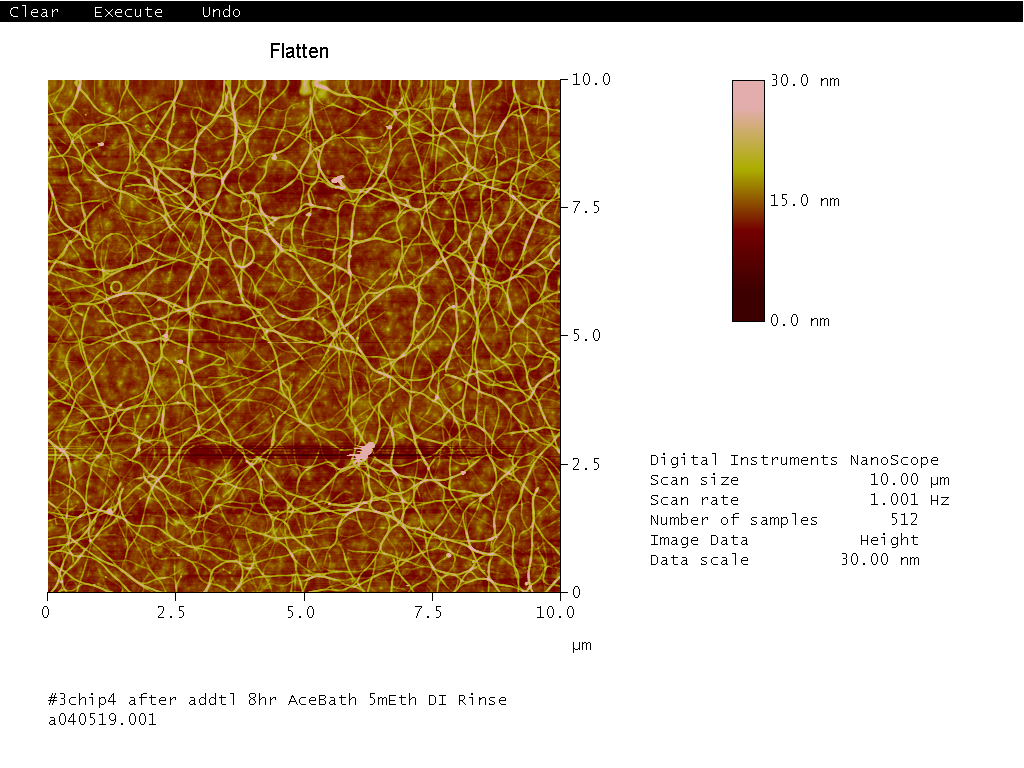
#> input picture examples/image_analyzer_examples/a040519001.tif, 1024 x 768 px
$ python pixel_uniformity_analysis_v1_preset_position.py
#> lines starting #> are read from the running program, lines starting #| are printed output that depends on the picture; after the words box and inside, x2 and y2 are one past the last pixel; in counts of white or black regions, pixels touching at a corner belong together
import sys
import os
from os import listdir
from os.path import isfile, join
import cv2
import numpy as np
from matplotlib import pyplot as plt
from matplotlib import axes
import matplotlib.image as mpimg
import math
import cv2
import re
import skimage
import skimage.feature
import skimage.viewer
import imutils
from skimage.measure import label, regionprops
from scipy.ndimage import label
from skimage import measure
import openpyxl
from openpyxl.drawing.image import Image
import tkinter.filedialog


class ImageProcess:
    def image_select_by_threshold(img):
        # Take one of R/G/B pixel values and binarize by thresholding

        img = cv2.adaptiveThreshold(img, 255, cv2.ADAPTIVE_THRESH_MEAN_C, cv2.THRESH_BINARY, 9, 0)
        img = cv2.GaussianBlur(img, (3, 3), 0) # was (9,9) before

        ret, img = cv2.threshold(img, 0, 255, cv2.THRESH_BINARY+cv2.THRESH_OTSU)

        img = (img==255) # Change img_i to True/False arrays
        return img

    def image_select_by_color(img, img_original_RGB, i):
        # Find which color is maximum on each pixel, and if the color matches the selected color, return True on that pixel.
        # Otherwise False on all the pixels.
        # Output is the True/False arrays
        img = np.zeros(np.shape(img))
        for n in range(0, np.shape(img)[0]):
            for m in range(0, np.shape(img)[1]):
                img[n,m] = (max(img_original_RGB[n,m,:]) == img_original_RGB[n,m,i])
        img = (img==1)

        return img

    def detect_pixel_boxes(img):
        # Find all bouding box of all features on the image
        # Return list of locations of the bouding boxes
        labeled_array, num_features = label(img)
        properties = measure.regionprops(labeled_array)
        # valid_label = set()
        bbox_list = []
        for prop in properties:
            if prop.area>700:
                # valid_label.add(prop.label)
                bbox_list.append(prop.bbox)
        return bbox_list


def uniformity_cal(values):
    # Calculate and return uniformity from list of pixel values
    avg = np.average(values)
    std = np.std(values)
    uniformity = 100*(1-(std/avg))
    return uniformity

def pixel_value_from_bbox(bbox_list, img_o, img_gray):
    # Takes bounding box list and image and return pixel values and the image showing boxes
    pixel_value = np.zeros(len(bbox_list))
    k=0
    for bbox in bbox_list:
        h = (bbox[2] - bbox[0])*0.25
        w = (bbox[3] - bbox[1])*0.3
        min_row = round(bbox[0]+h)
        min_col = round(bbox[1]+w)
        max_row = round(bbox[2]-h)
        max_col = round(bbox[3]-w)
        img_ind = img_gray[min_row:max_row, min_col:max_col]
        circle_detect = cv2.HoughCircles(cv2.blur(img_ind,(3,3)), \
        cv2.HOUGH_GRADIENT, 1.5, 1, param1 = 100, param2 = 0.5, minRadius = 1, maxRadius =-1)
        circle_detect = None
        if circle_detect is not None:
            ret, img_ind = cv2.threshold(img_ind, 0, 255, cv2.THRESH_BINARY+cv2.THRESH_OTSU)
            ind_pixel_value=[]
            for row in range(min_row, max_row):
                for col in range(min_col, max_col):
                    if img_ind[row-min_row,col-min_col] == 255:
                        img_o[row, col] = [0,0,0]
                        ind_pixel_value.append(img_gray[row,col])
            pixel_value[k] = round(np.average(ind_pixel_value))
        else:
            pixel_value[k] = round(np.average(img_gray[min_row:max_row, min_col:max_col]))
            for row in range(min_row, max_row):
                for col in range(min_col, max_col):
                    img_o[row, col] = [0,0,0]
        k += 1
    return pixel_value, img_o


def detect_calculate_pixel(img, i, preset_bbox):
    # Takes image and color (R/G/B) and returns filtered image and average pixel values on the box
    # i = 0, 1, 2 for R, G, B respectively
    img_i = img[:,:,i]
    img_o = img.copy()
    img_gray = cv2.cvtColor(img, cv2.COLOR_RGB2GRAY)
    # Seleting from image thresholding
    img_i_th = ImageProcess.image_select_by_threshold(img_gray)
    # Selecting from maximum color (R/G/B)
    img_i_co = ImageProcess.image_select_by_color(img_i, img, i)
    img_i = np.bitwise_and(img_i_co, img_i_th)

    # [16 lines of commented-out code are left out]

    if preset_bbox == []:
        preset_bbox = ImageProcess.detect_pixel_boxes(img_i)

    pixel_value, img_o = pixel_value_from_bbox(preset_bbox, img_o, img_gray)

    return img_o, pixel_value, preset_bbox


def detect_calculate_pixel_2(img, i):
    # All pixels
    img_i = img[:,:,i]
    img_gray = cv2.cvtColor(img, cv2.COLOR_RGB2GRAY)
    # img_R = cv2.GaussianBlur(img_R, (25, 25), 0)
    img_i_th = ImageProcess.image_select_by_threshold(img_i)
    img_i_co = ImageProcess.image_select_by_color(img_i, img, i)
    img_i = np.bitwise_and(img_i_co, img_i_th)
    bbox_list = ImageProcess.detect_pixel_boxes(img_i)
    labeled_array, num_features = label(img_i)
    properties = measure.regionprops(labeled_array)
    img_i = np.zeros(np.shape(img_i), dtype = bool)
    valid_label = set()
    bbox_list = []
    coords_list = []
    for prop in properties:
        if prop.area>750:
            valid_label.add(prop.label)
            bbox_list.append(prop.bbox)
            coords_list.append(prop.coords)
    img_i = np.in1d(labeled_array, list(valid_label)).reshape(np.shape(labeled_array))
    img_o = img.copy()
    pixel_value = np.zeros(len(coords_list))
    p=0
    for coords in coords_list:
        pixel_ind_value = np.zeros(len(coords))
        k=0
        for coord in coords:
            img_o[coord[0], coord[1]] = [0,0,0]
            pixel_ind_value[k] = img_gray[coord[0], coord[1]]
            k+=1
        pixel_value[p] = round(np.average(pixel_ind_value))
        p+=1
    return img_o, pixel_value

def flatten(list_in):
    return [item for elem in list_in for item in elem]


root = tkinter.Tk()
# path = tkinter.filedialog.askdirectory(parent=root, initialdir="/", title='Select Folder')
ref_file = tkinter.filedialog.askopenfilename()
#> the answer given: examples/image_analyzer_examples/a040519001.tif
root.withdraw()
# pathstr = r"C:\Users\bisch\Desktop\Mattrix\QVGA Panel\JSR QVGA Panel\JSR QVGA #12_sprayed\after encap_photos\microscope pixels\test".replace("\\","/")
# path = os.path.abspath(pathstr)

ref_filename = ref_file.split('/').pop()
path = ref_file.replace(ref_filename,'')

# Read all files in the folder
allfiles = [f for f in listdir(path) if isfile(join(path,f))]
# imgfiles = [f for f in allfiles if f.upper().endswith('.PNG')]
imgfiles = [f for f in allfiles if (f.upper().endswith('.BMP') or f.upper().endswith('.PNG')) and 'Uniformity' not in f]

pixel_total_R = []
pixel_total_G = []
pixel_total_B = []

img_original = cv2.imread(path+'/'+ref_filename)
#> img_original is the input picture: shape (768, 1024, 3); mean B, G, R 161.2, 185.1, 207.3
img_original = cv2.cvtColor(img_original, cv2.COLOR_BGR2RGB)

img_R, R_pixel_value, bbox_list_R = detect_calculate_pixel(img_original, 0, [])
#> in image_select_by_threshold, `img = cv2.adaptiveThreshold(img, 255, cv2.ADAPTIVE_THRESH_MEAN_C, cv2...`: img: shape (768, 1024); 19.6% white; 1478 white regions (1145 under 20 px), largest, box (x1, y1, x2, y2) and area: (38, 69, 614, 622) 95276, (838, 451, 942, 569) 5767, (0, 0, 1024, 26) 5141
#> in image_select_by_threshold, `ret, img = cv2.threshold(img, 0, 255, cv2.THRESH_BINARY+cv2.THRESH_OTSU)`:
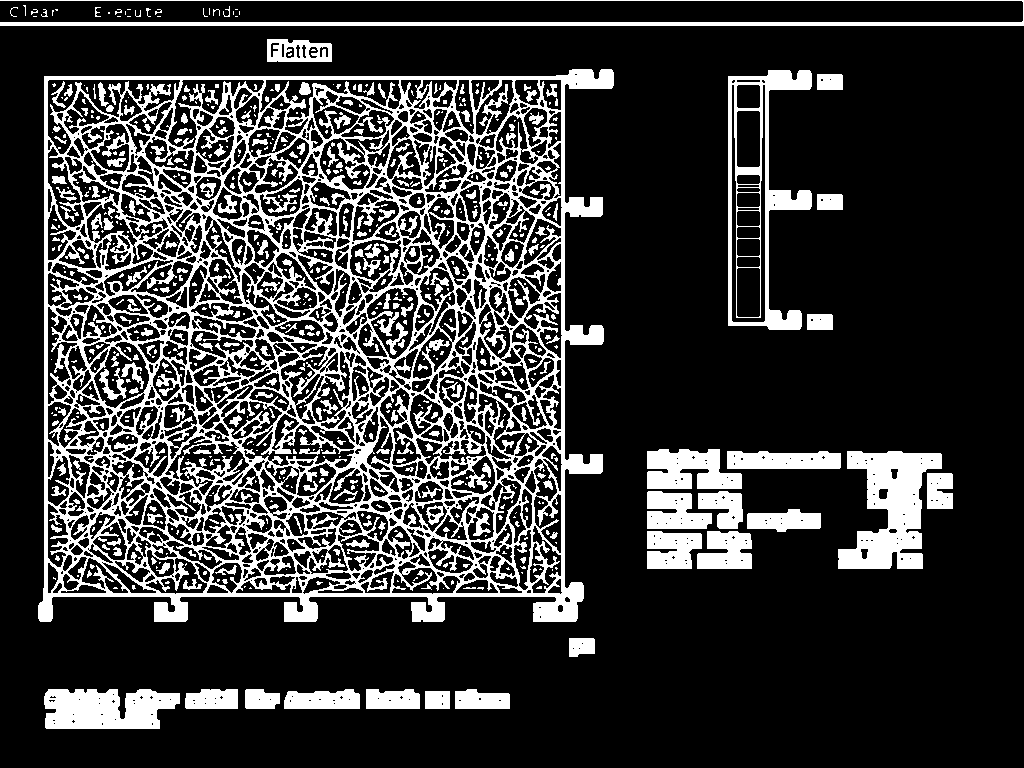
#> img: shape (768, 1024); 21% white; 738 white regions (450 under 20 px), largest, box (x1, y1, x2, y2) and area: (38, 69, 614, 622) 106081, (838, 451, 942, 569) 6876, (728, 70, 812, 330) 5858
#> in image_select_by_threshold, `ret, img = cv2.threshold(img, 0, 255, cv2.THRESH_BINARY+cv2.THRESH_OTSU)`: ret = 96
#> after the loop in image_select_by_color, `for n in range(0, np.shape(img)[0]):`: img: shape (768, 1024) float64; values 0 (black) and 1 (white), 99.6% white; black in thin lines or dots, all inside (x1, y1, x2, y2) = (48, 80, 764, 592)
#> in detect_calculate_pixel, `img_i = np.bitwise_and(img_i_co, img_i_th)`: img_i: shape (768, 1024) bool; 20.6% white; 743 white regions (452 under 20 px)
#> in detect_pixel_boxes, `labeled_array, num_features = label(img)`:
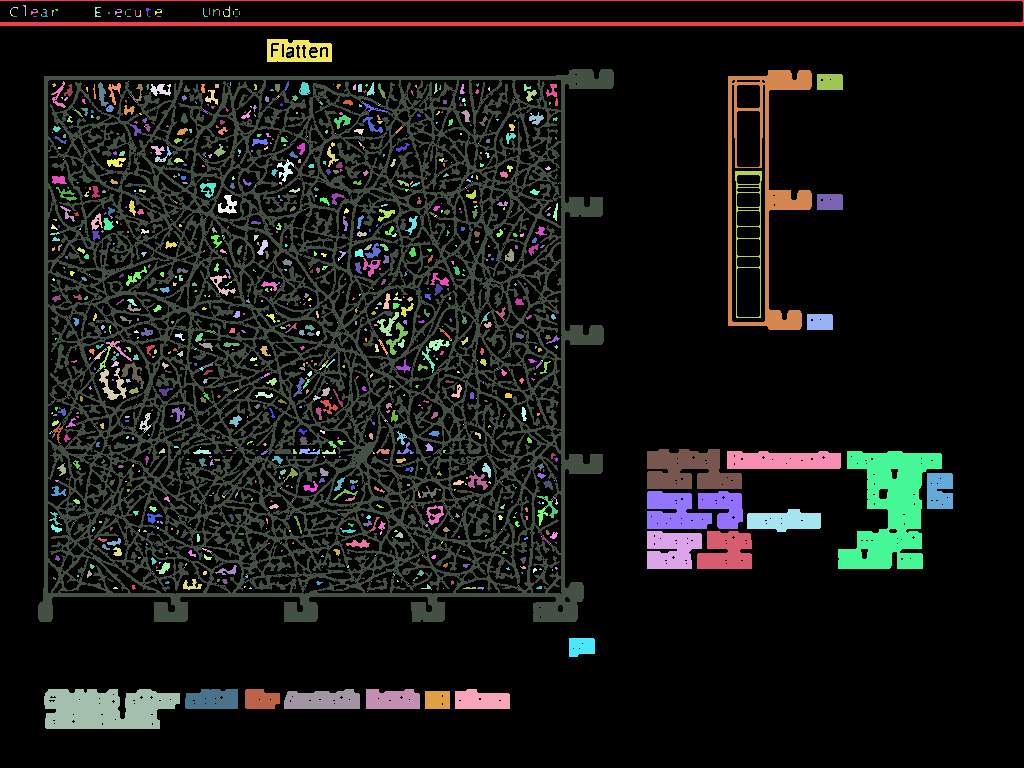
#> labeled_array: shape (768, 1024) int32; 1111 distinct labels, from 0 to 1110; one colour per label, 0 black
#> in detect_pixel_boxes, `labeled_array, num_features = label(img)`: num_features = 1110
#> in detect_pixel_boxes, `properties = measure.regionprops(labeled_array)`: properties = 1110 regions; largest, box (x1, y1, x2, y2) and area: (38, 69, 614, 622) 98296, (838, 451, 942, 569) 6876, (0, 0, 1024, 26) 5143, (728, 70, 812, 330) 5101, (44, 689, 180, 729) 4430
#> after the loop in detect_pixel_boxes, `for prop in properties:`: bbox_list = 18 items, first 6: (0, 0, 26, 1024), (39, 267, 62, 332), (69, 38, 622, 614), (70, 728, 330, 812), (449, 647, 489, 742), (451, 727, 469, 841)
#> in detect_calculate_pixel, `preset_bbox = ImageProcess.detect_pixel_boxes(img_i)`: preset_bbox has the same summary as bbox_list in detect_pixel_boxes
#> in pixel_value_from_bbox, `pixel_value = np.zeros(len(bbox_list))`: pixel_value = 18 values from 0 to 0
#> the loop in pixel_value_from_bbox, `for bbox in bbox_list:` made 18 passes
#> (bbox, h, w, min_row, min_col, max_row, max_col) on passes 1 to 12: ((0, 0, 26, 1024), 6.5, 307.2, 6, 307, 20, 717), ((39, 267, 62, 332), 5.75, 19.5, 45, 286, 56, 312), ((69, 38, 622, 614), 138.2, 172.8, 207, 211, 484, 441), ((70, 728, 330, 812), 65, 25.2, 135, 753, 265, 787), ((449, 647, 489, 742), 10, 28.5, 459, 676, 479, 714), ((451, 727, 469, 841), 4.5, 34.2, 456, 761, 464, 807), ((451, 838, 569, 942), 29.5, 31.2, 480, 869, 540, 911), ((473, 927, 509, 953), 9, 7.8, 482, 935, 500, 945), ((491, 647, 529, 712), 9.5, 19.5, 500, 666, 520, 692), ((491, 698, 529, 743), 9.5, 13.5, 500, 712, 520, 730), ((509, 747, 532, 821), 5.75, 22.2, 515, 769, 526, 799), ((531, 647, 569, 702), 9.5, 16.5, 540, 664, 560, 686)
#> after the loop in pixel_value_from_bbox, `for bbox in bbox_list:`:
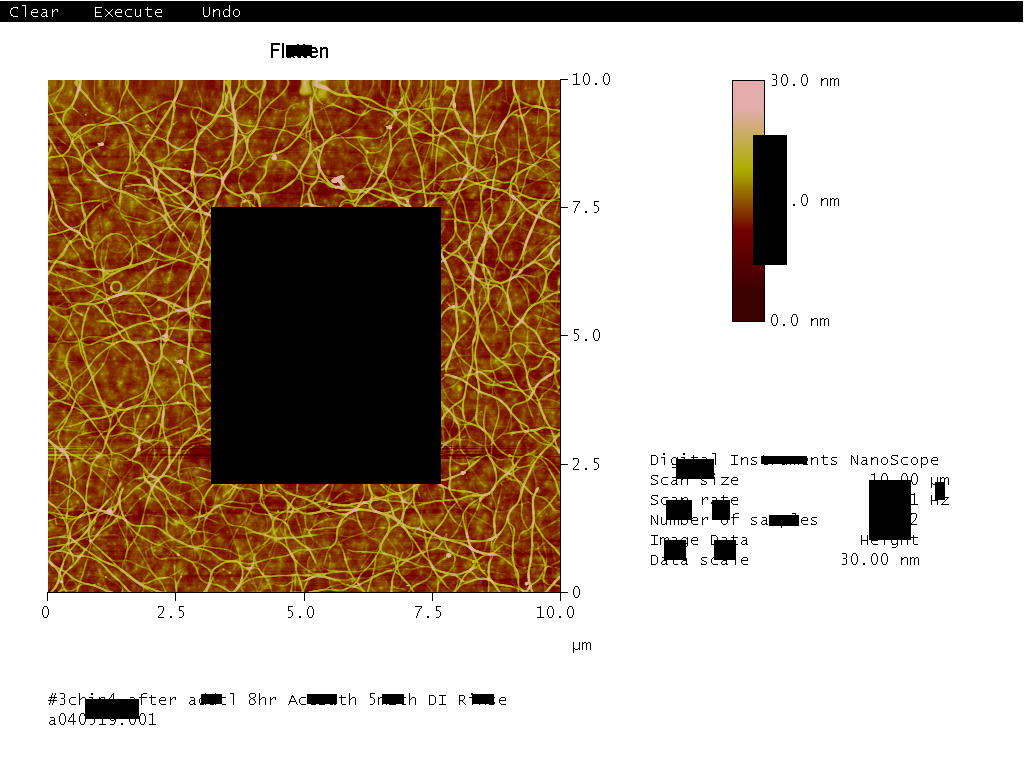
#> img_o: shape (768, 1024, 3); mean R, G, B 192.4, 175.6, 157.4
#> after the loop in pixel_value_from_bbox, `for bbox in bbox_list:`: k = 18; pixel_value = 18 values, max 235 at index 4, min 0 at index 0, mean 193.3
#> R_pixel_value has the same summary as pixel_value in pixel_value_from_bbox; bbox_list_R has the same summary as bbox_list in detect_pixel_boxes
img_G, G_pixel_value, bbox_list_G = detect_calculate_pixel(img_original, 1, [])
#> after the loop in image_select_by_color (call 2), `for n in range(0, np.shape(img)[0]):`: img: shape (768, 1024) float64; values 0 (black) and 1 (white), 66.3% white; 3 black regions, box (x1, y1, x2, y2) and area: (48, 80, 560, 592) 257980, (733, 171, 764, 321) 4650, (733, 81, 764, 167) 2666
#> in detect_calculate_pixel (call 2), `img_i = np.bitwise_and(img_i_co, img_i_th)`: img_i: shape (768, 1024) bool; 7.8% white; 3177 white regions (3148 under 20 px)
#> in detect_pixel_boxes (call 2), `labeled_array, num_features = label(img)`: labeled_array: shape (768, 1024) int32; 3581 distinct labels, from 0 to 3580
#> in detect_pixel_boxes (call 2), `properties = measure.regionprops(labeled_array)`: properties = 3580 regions; largest, box (x1, y1, x2, y2) and area: (38, 69, 614, 622) 14801, (838, 451, 942, 569) 6876, (0, 0, 1024, 26) 5143, (728, 70, 812, 330) 4468, (44, 689, 180, 729) 4430
#> the loop in pixel_value_from_bbox (call 2), `for bbox in bbox_list:` made 18 passes
#> G_pixel_value has the same summary as pixel_value in pixel_value_from_bbox; bbox_list_G has the same summary as bbox_list in detect_pixel_boxes
img_B, B_pixel_value, bbox_list_B = detect_calculate_pixel(img_original, 2, [])
#> after the loop in image_select_by_color (call 3), `for n in range(0, np.shape(img)[0]):`: img: shape (768, 1024) float64; values 0 (black) and 1 (white), 65.7% white; 2 black regions, box (x1, y1, x2, y2) and area: (48, 80, 560, 592) 262144, (733, 81, 764, 321) 7440
#> in detect_calculate_pixel (call 3), `img_i = np.bitwise_and(img_i_co, img_i_th)`: img_i: shape (768, 1024) bool; 7.3% white; 52 white regions (24 under 20 px)
#> in detect_pixel_boxes (call 3), `labeled_array, num_features = label(img)`:
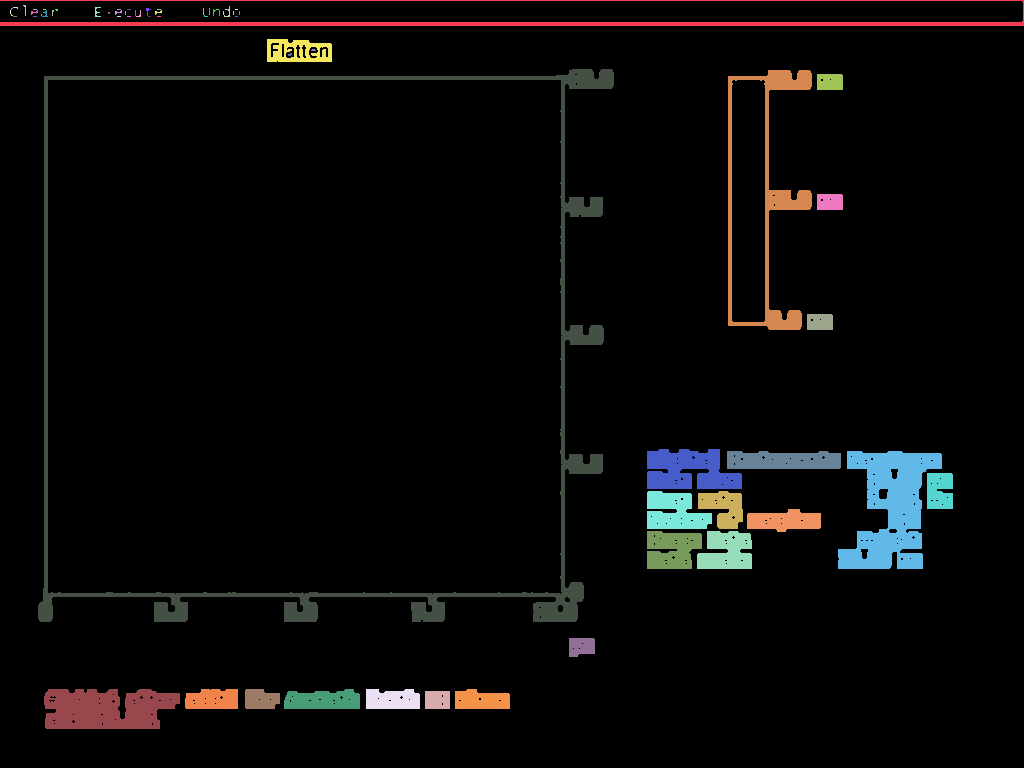
#> labeled_array: shape (768, 1024) int32; 68 distinct labels, from 0 to 67; one colour per label, 0 black
#> in detect_pixel_boxes (call 3), `labeled_array, num_features = label(img)`: num_features = 67
#> in detect_pixel_boxes (call 3), `properties = measure.regionprops(labeled_array)`: properties = 67 regions; largest, box (x1, y1, x2, y2) and area: (38, 69, 614, 622) 14783, (838, 451, 942, 569) 6876, (0, 0, 1024, 26) 5143, (728, 70, 812, 330) 4468, (44, 689, 180, 729) 4430
#> the loop in detect_pixel_boxes (call 3), `for prop in properties:` made 67 passes
#> B_pixel_value has the same summary as pixel_value in pixel_value_from_bbox; bbox_list_B has the same summary as bbox_list in detect_pixel_boxes

for i in range(0, len(imgfiles)):
    # Load image
    filename = imgfiles[i]
    img_original = cv2.imread(path+'/'+filename)
    img_original = cv2.cvtColor(img_original, cv2.COLOR_BGR2RGB)
    img_R, R_pixel_value, bbox_list = detect_calculate_pixel(img_original, 0, bbox_list_R)
    img_G, G_pixel_value, bbox_list = detect_calculate_pixel(img_original, 1, bbox_list_G)
    img_B, B_pixel_value, bbox_list = detect_calculate_pixel(img_original, 2, bbox_list_B)

    pixel_total_R.append(R_pixel_value.tolist())
    pixel_total_G.append(G_pixel_value.tolist())
    pixel_total_B.append(B_pixel_value.tolist())

    fig, ax = plt.subplots(2,3, figsize=(15,15), dpi = 500) #, figsize=(15,15)) #figsize 15 15 to save dpi 500
    fig.suptitle(filename)
    ax[0,0].imshow(img_R)
    ax[0,0].set_axis_off()
    ax[0,1].imshow(img_G)
    ax[0,1].set_axis_off()
    ax[0,2].imshow(img_B)
    ax[0,2].set_axis_off()

    ax[1,0].hist(R_pixel_value, color = 'r')
    ax[1,1].hist(G_pixel_value, color = 'g')
    ax[1,2].hist(B_pixel_value, color = 'b') # bins = 255
    ax[1,0].set_xlim([0, 255])
    ax[1,1].set_xlim([0, 255])
    ax[1,2].set_xlim([0, 255])
    ax[1,0].set_title('R, Count: ' + str(np.shape(R_pixel_value)[0]) + ', Uniformity: ' + "{:.2f}".format(uniformity_cal(R_pixel_value)))
    ax[1,1].set_title('G, Count: ' + str(np.shape(G_pixel_value)[0]) + ', Uniformity: ' + "{:.2f}".format(uniformity_cal(G_pixel_value)))
    ax[1,2].set_title('B, Count: ' + str(np.shape(B_pixel_value)[0]) + ', Uniformity: ' + "{:.2f}".format(uniformity_cal(B_pixel_value)))
    fig.savefig(path + '/Uniformity_'+ filename.replace('bmp','') +\
     '(RGB)=(' + str(round(np.mean(R_pixel_value)))+','+str(round(np.mean(G_pixel_value)))+','+str(round(np.mean(B_pixel_value)))+').png')


fig_all, ax_all = plt.subplots(3,1, figsize=(10,10), dpi=100)
fig_all.suptitle('RGB Histogram')
ax_all[0].hist(flatten(pixel_total_R), color='r', bins = math.ceil(255/5))
ax_all[1].hist(flatten(pixel_total_G), color='g', bins =math.ceil(255/5))
ax_all[2].hist(flatten(pixel_total_B), color='b', bins =math.ceil(255/5))
ax_all[0].set_xlim([0,255])
ax_all[1].set_xlim([0,255])
ax_all[2].set_xlim([0,255])
ax_all[0].set_title('R, Count: ' + str(len(flatten(pixel_total_R))) + ', Uniformity: ' + "{:.2f}".format(uniformity_cal(flatten(pixel_total_R))))
ax_all[1].set_title('G, Count: ' + str(len(flatten(pixel_total_G))) + ', Uniformity: ' + "{:.2f}".format(uniformity_cal(flatten(pixel_total_G))))
ax_all[2].set_title('B, Count: ' + str(len(flatten(pixel_total_B))) + ', Uniformity: ' + "{:.2f}".format(uniformity_cal(flatten(pixel_total_B))))
fig_all.savefig(path+ '/Uniformity_all.png')
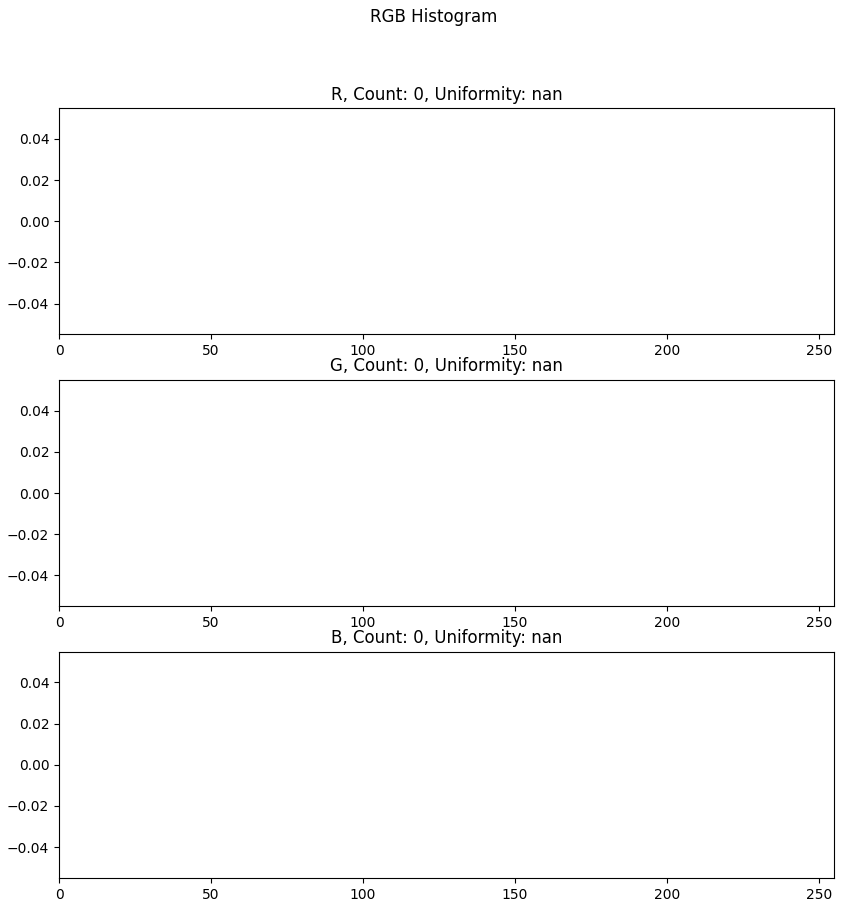
#> figure drawn by matplotlib, 3 panels
